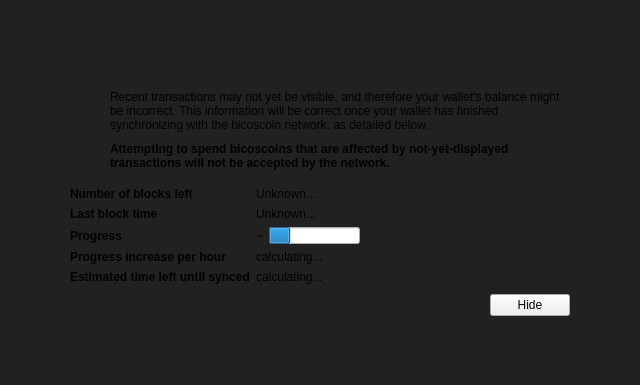
<?xml version="1.0" encoding="UTF-8"?>
<ui version="4.0">
 <class>ModalOverlay</class>
 <widget class="ModalOverlay" name="ModalOverlay">
  <property name="geometry">
   <rect>
    <x>0</x>
    <y>0</y>
    <width>640</width>
    <height>385</height>
   </rect>
  </property>
  <property name="windowTitle">
   <string>Form</string>
  </property>
  <layout class="QVBoxLayout" name="verticalLayout" stretch="0">
   <property name="sizeConstraint">
    <enum>QLayout::SetDefaultConstraint</enum>
   </property>
   <property name="leftMargin">
    <number>0</number>
   </property>
   <property name="topMargin">
    <number>0</number>
   </property>
   <property name="rightMargin">
    <number>0</number>
   </property>
   <property name="bottomMargin">
    <number>0</number>
   </property>
   <item>
    <widget class="QWidget" name="bgWidget" native="true">
     <property name="styleSheet">
      <string notr="true">#bgWidget { background: rgba(0,0,0,220); }</string>
     </property>
     <layout class="QVBoxLayout" name="verticalLayoutMain" stretch="1">
      <property name="leftMargin">
       <number>60</number>
      </property>
      <property name="topMargin">
       <number>60</number>
      </property>
      <property name="rightMargin">
       <number>60</number>
      </property>
      <property name="bottomMargin">
       <number>60</number>
      </property>
      <item>
       <widget class="QWidget" name="contentWidget" native="true">
        <property name="styleSheet">
         <string notr="true"/>
        </property>
        <layout class="QVBoxLayout" name="verticalLayoutSub" stretch="1,0,0,0">
         <property name="spacing">
          <number>0</number>
         </property>
         <property name="leftMargin">
          <number>10</number>
         </property>
         <property name="topMargin">
          <number>10</number>
         </property>
         <property name="rightMargin">
          <number>10</number>
         </property>
         <property name="bottomMargin">
          <number>10</number>
         </property>
         <item>
          <layout class="QHBoxLayout" name="horizontalLayoutIconText" stretch="0,1">
           <property name="topMargin">
            <number>20</number>
           </property>
           <item>
            <layout class="QVBoxLayout" name="verticalLayoutIcon">
             <property name="leftMargin">
              <number>0</number>
             </property>
             <item>
              <widget class="QPushButton" name="warningIcon">
               <property name="enabled">
                <bool>false</bool>
               </property>
               <property name="text">
                <string/>
               </property>
               <property name="icon">
                <iconset resource="../bicoscoin.qrc">
                 <normaloff>:/icons/warning</normaloff>
                 <disabledoff>:/icons/warning</disabledoff>:/icons/warning</iconset>
               </property>
               <property name="iconSize">
                <size>
                 <width>48</width>
                 <height>48</height>
                </size>
               </property>
               <property name="flat">
                <bool>true</bool>
               </property>
              </widget>
             </item>
             <item>
              <spacer name="verticalSpacerWarningIcon">
               <property name="orientation">
                <enum>Qt::Vertical</enum>
               </property>
               <property name="sizeHint" stdset="0">
                <size>
                 <width>20</width>
                 <height>40</height>
                </size>
               </property>
              </spacer>
             </item>
            </layout>
           </item>
           <item>
            <layout class="QVBoxLayout" name="verticalLayoutInfoText">
             <property name="spacing">
              <number>10</number>
             </property>
             <property name="leftMargin">
              <number>0</number>
             </property>
             <property name="topMargin">
              <number>0</number>
             </property>
             <item>
              <widget class="QLabel" name="infoText">
               <property name="text">
                <string>Recent transactions may not yet be visible, and therefore your wallet's balance might be incorrect. This information will be correct once your wallet has finished synchronizing with the bicoscoin network, as detailed below.</string>
               </property>
               <property name="textFormat">
                <enum>Qt::RichText</enum>
               </property>
               <property name="wordWrap">
                <bool>true</bool>
               </property>
              </widget>
             </item>
             <item>
              <widget class="QLabel" name="infoTextStrong">
               <property name="font">
                <font>
                 <weight>75</weight>
                 <bold>true</bold>
                </font>
               </property>
               <property name="text">
                <string>Attempting to spend bicoscoins that are affected by not-yet-displayed transactions will not be accepted by the network.</string>
               </property>
               <property name="textFormat">
                <enum>Qt::RichText</enum>
               </property>
               <property name="wordWrap">
                <bool>true</bool>
               </property>
              </widget>
             </item>
             <item>
              <spacer name="verticalSpacerInTextSpace">
               <property name="orientation">
                <enum>Qt::Vertical</enum>
               </property>
               <property name="sizeHint" stdset="0">
                <size>
                 <width>20</width>
                 <height>40</height>
                </size>
               </property>
              </spacer>
             </item>
            </layout>
           </item>
          </layout>
         </item>
         <item>
          <spacer name="verticalSpacerAfterText">
           <property name="orientation">
            <enum>Qt::Vertical</enum>
           </property>
           <property name="sizeHint" stdset="0">
            <size>
             <width>20</width>
             <height>40</height>
            </size>
           </property>
          </spacer>
         </item>
         <item>
          <layout class="QFormLayout" name="formLayout">
           <property name="fieldGrowthPolicy">
            <enum>QFormLayout::FieldsStayAtSizeHint</enum>
           </property>
           <property name="horizontalSpacing">
            <number>6</number>
           </property>
           <property name="verticalSpacing">
            <number>6</number>
           </property>
           <property name="topMargin">
            <number>10</number>
           </property>
           <item row="0" column="0">
            <widget class="QLabel" name="labelNumberOfBlocksLeft">
             <property name="font">
              <font>
               <weight>75</weight>
               <bold>true</bold>
              </font>
             </property>
             <property name="text">
              <string>Number of blocks left</string>
             </property>
            </widget>
           </item>
           <item row="0" column="1">
            <widget class="QLabel" name="numberOfBlocksLeft">
             <property name="text">
              <string>Unknown...</string>
             </property>
            </widget>
           </item>
           <item row="1" column="0">
            <widget class="QLabel" name="labelLastBlockTime">
             <property name="font">
              <font>
               <weight>75</weight>
               <bold>true</bold>
              </font>
             </property>
             <property name="text">
              <string>Last block time</string>
             </property>
            </widget>
           </item>
           <item row="1" column="1">
            <widget class="QLabel" name="newestBlockDate">
             <property name="sizePolicy">
              <sizepolicy hsizetype="Maximum" vsizetype="Preferred">
               <horstretch>0</horstretch>
               <verstretch>0</verstretch>
              </sizepolicy>
             </property>
             <property name="text">
              <string>Unknown...</string>
             </property>
            </widget>
           </item>
           <item row="2" column="0">
            <widget class="QLabel" name="labelSyncDone">
             <property name="font">
              <font>
               <weight>75</weight>
               <bold>true</bold>
              </font>
             </property>
             <property name="text">
              <string>Progress</string>
             </property>
            </widget>
           </item>
           <item row="2" column="1">
            <layout class="QHBoxLayout" name="horizontalLayoutSync" stretch="0,1">
             <item>
              <widget class="QLabel" name="percentageProgress">
               <property name="text">
                <string notr="true">~</string>
               </property>
              </widget>
             </item>
             <item>
              <widget class="QProgressBar" name="progressBar">
               <property name="value">
                <number>24</number>
               </property>
               <property name="format">
                <string/>
               </property>
              </widget>
             </item>
            </layout>
           </item>
           <item row="4" column="0">
            <widget class="QLabel" name="labelProgressIncrease">
             <property name="font">
              <font>
               <weight>75</weight>
               <bold>true</bold>
              </font>
             </property>
             <property name="text">
              <string>Progress increase per hour</string>
             </property>
            </widget>
           </item>
           <item row="4" column="1">
            <widget class="QLabel" name="progressIncreasePerH">
             <property name="text">
              <string>calculating...</string>
             </property>
            </widget>
           </item>
           <item row="5" column="0">
            <widget class="QLabel" name="labelEstimatedTimeLeft">
             <property name="font">
              <font>
               <weight>75</weight>
               <bold>true</bold>
              </font>
             </property>
             <property name="text">
              <string>Estimated time left until synced</string>
             </property>
            </widget>
           </item>
           <item row="5" column="1">
            <widget class="QLabel" name="expectedTimeLeft">
             <property name="text">
              <string>calculating...</string>
             </property>
            </widget>
           </item>
          </layout>
         </item>
         <item>
          <layout class="QHBoxLayout" name="horizontalLayoutButtons">
           <property name="leftMargin">
            <number>10</number>
           </property>
           <property name="topMargin">
            <number>10</number>
           </property>
           <item>
            <spacer name="horizontalSpacer">
             <property name="orientation">
              <enum>Qt::Horizontal</enum>
             </property>
             <property name="sizeHint" stdset="0">
              <size>
               <width>40</width>
               <height>20</height>
              </size>
             </property>
            </spacer>
           </item>
           <item>
            <widget class="QPushButton" name="closeButton">
             <property name="text">
              <string>Hide</string>
             </property>
            </widget>
           </item>
          </layout>
         </item>
        </layout>
       </widget>
      </item>
     </layout>
    </widget>
   </item>
  </layout>
 </widget>
 <customwidgets>
  <customwidget>
   <class>ModalOverlay</class>
   <extends>QWidget</extends>
   <header>modaloverlay.h</header>
   <container>1</container>
  </customwidget>
 </customwidgets>
 <resources>
  <include location="../bicoscoin.qrc"/>
 </resources>
 <connections/>
</ui>
